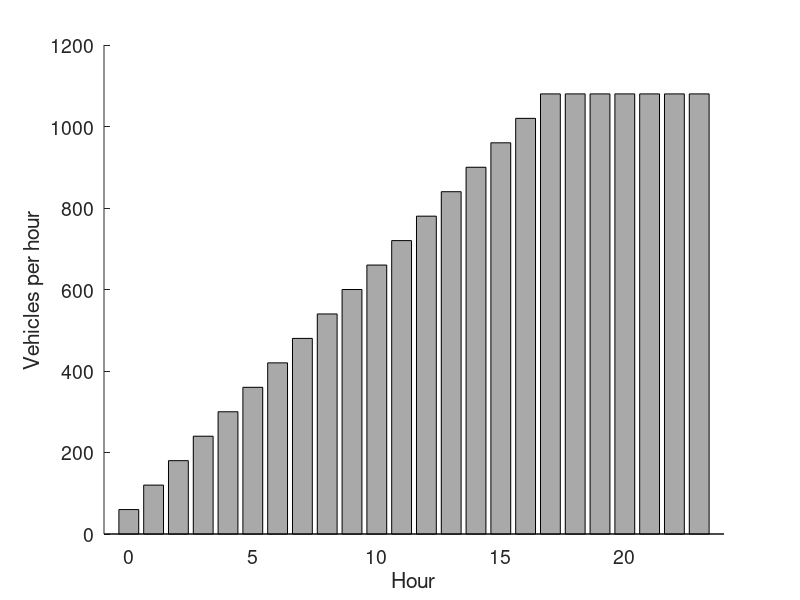

This figure's MATLAB source:
% plot bar graph of demand data

% Critical occupancy demand

figure
hold on
xlim([-1 24]);
xlabel('Hour');
ylabel('Vehicles per hour');
set(gca,'FontSize',14);

x = [0 1 2 3 4 5 6 7 8 9 10 11 12 13 14 15 16 17 18 19 20 21 22 23];
y = [60 120 180 240 300 360 420 480 540 600 660 720 780 840 900 960 ...
    1020 1080 1080 1080 1080 1080 1080 1080];

bar(x,y, 'FaceColor', [169 169 169]./255);
 
hold off

% Section 826 demand

% figure
% hold on
% xlim([-1 19]);
% xlabel('Hour');
% ylabel('Percent of OD matrix applied');
% set(gca,'FontSize',14);
% 
% y = [100 75 75 50 10 10;...
%     125 125 125 125 125 125;...
%     100 100 100 100 100 100];
%     
% 
% x1 = [0 1 2 3 4 5];
% x2 = [6 7 8 9 10 11];
% x3 = [12 13 14 15 16 17];
% 
% y1 = [100 75 75 50 10 10];
% y2 = [125 125 125 125 125 125];
% y3 = [100 100 100 100 100 100];
% 
% blue = [20,20,204];
% green = [0,128,0];
% red = [238,128,19];
% 
% bar(y);
%  
% hold off